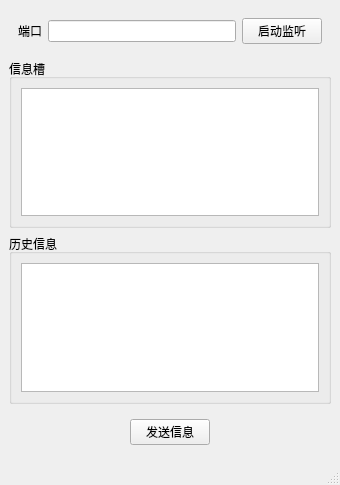
<?xml version="1.0" encoding="UTF-8"?>
<ui version="4.0">
 <class>MainWindow</class>
 <widget class="QMainWindow" name="MainWindow">
  <property name="geometry">
   <rect>
    <x>0</x>
    <y>0</y>
    <width>340</width>
    <height>485</height>
   </rect>
  </property>
  <property name="windowTitle">
   <string>MainWindow</string>
  </property>
  <widget class="QWidget" name="centralwidget">
   <layout class="QVBoxLayout" name="verticalLayout">
    <item>
     <widget class="QWidget" name="widget" native="true">
      <layout class="QHBoxLayout" name="horizontalLayout">
       <item>
        <widget class="QLabel" name="label">
         <property name="text">
          <string>端口</string>
         </property>
        </widget>
       </item>
       <item>
        <widget class="QLineEdit" name="port"/>
       </item>
       <item>
        <widget class="QPushButton" name="listenStart">
         <property name="text">
          <string>启动监听</string>
         </property>
        </widget>
       </item>
      </layout>
     </widget>
    </item>
    <item>
     <widget class="QGroupBox" name="groupBox_2">
      <property name="title">
       <string>信息槽</string>
      </property>
      <layout class="QHBoxLayout" name="horizontalLayout_3">
       <item>
        <widget class="QTextEdit" name="sendInfo"/>
       </item>
      </layout>
     </widget>
    </item>
    <item>
     <widget class="QGroupBox" name="groupBox">
      <property name="title">
       <string>历史信息</string>
      </property>
      <layout class="QHBoxLayout" name="horizontalLayout_2">
       <item>
        <widget class="QTextEdit" name="recalled"/>
       </item>
      </layout>
     </widget>
    </item>
    <item>
     <widget class="QWidget" name="widget_2" native="true">
      <layout class="QHBoxLayout" name="horizontalLayout_4">
       <item>
        <spacer name="horizontalSpacer">
         <property name="orientation">
          <enum>Qt::Horizontal</enum>
         </property>
         <property name="sizeHint" stdset="0">
          <size>
           <width>103</width>
           <height>20</height>
          </size>
         </property>
        </spacer>
       </item>
       <item>
        <widget class="QPushButton" name="sendMessage">
         <property name="text">
          <string>发送信息</string>
         </property>
        </widget>
       </item>
       <item>
        <spacer name="horizontalSpacer_2">
         <property name="orientation">
          <enum>Qt::Horizontal</enum>
         </property>
         <property name="sizeHint" stdset="0">
          <size>
           <width>103</width>
           <height>20</height>
          </size>
         </property>
        </spacer>
       </item>
      </layout>
     </widget>
    </item>
   </layout>
  </widget>
  <widget class="QMenuBar" name="menubar">
   <property name="geometry">
    <rect>
     <x>0</x>
     <y>0</y>
     <width>340</width>
     <height>21</height>
    </rect>
   </property>
  </widget>
  <widget class="QStatusBar" name="statusbar"/>
 </widget>
 <resources/>
 <connections/>
</ui>
